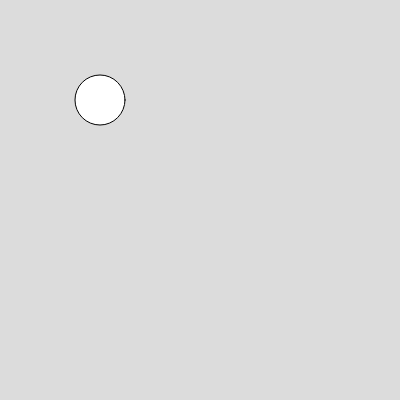
Frame 1 (no input)
Frame 60 (no input): identical to frame 1, image omitted
Frame 120 (the mouse pressed at the canvas centre since frame 60): identical to frame 1, image omitted

The p5.js sketch that drew this single still picture (run headless with seeded random() and noise() and a simulated clock; from frame 60 on, the mouse is pressed at the canvas centre):

// p5.js sketch
// ── sketch.js
function setup() {
    createCanvas(400, 400);
}

function draw() {
    background(220);
    circle(100,100,50);
}
